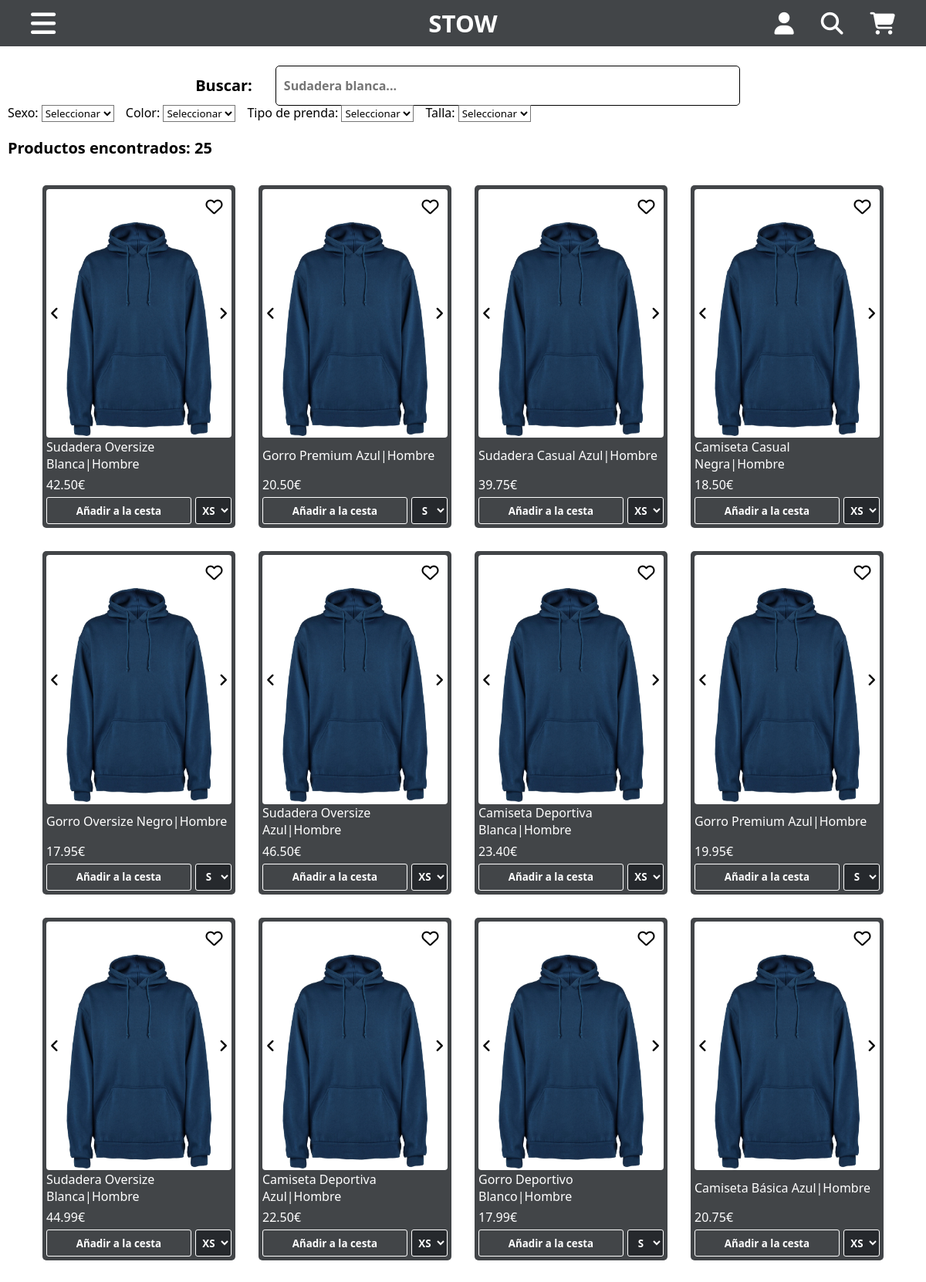
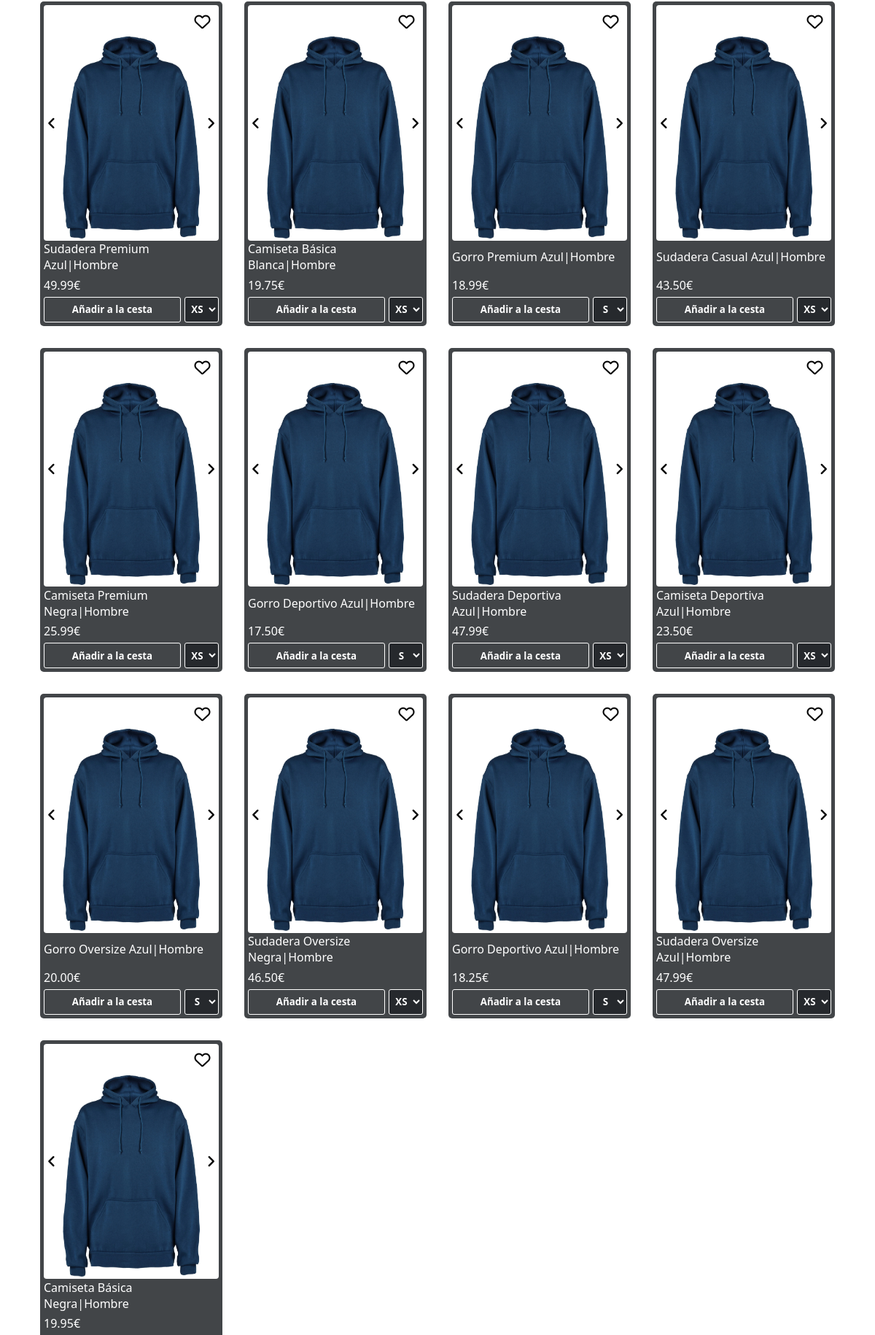
The page /productos?sexo=hombre (upper part) on the database its author committed (2 pictures, top to bottom).
### tables this page shows
CREATE TABLE Productos (
    ID VARCHAR(10) PRIMARY KEY,
    Nombre VARCHAR(255),
    Sexo VARCHAR(10),
    Color VARCHAR(25),
    ClaseProducto VARCHAR(20),
    Stock VARCHAR(255),
    Precio DECIMAL(10, 2),
    Imagenes TEXT
);

### productos.php (the view, shortened to what this page needs)
<?php
include_once("./partials/header.php");
if (!empty($_GET['tipo'])) {
    $statement = $conne->prepare("SELECT * FROM productos WHERE LOWER(Sexo) = LOWER(:sexo) AND LOWER(ClaseProducto) = LOWER(:tipo)");
    $statement->bindParam(":sexo", $_GET["sexo"]);
    $statement->bindParam(":tipo", $_GET["tipo"]);
    $statement->execute();
    $productos = $statement->fetchAll(PDO::FETCH_ASSOC);
} else if (!empty($_GET['sexo'])) {
    $statement = $conne->prepare("SELECT * FROM productos WHERE Sexo = :sexo");
    $statement->bindParam(":sexo", $_GET["sexo"]);
    $statement->execute();
    $productos = $statement->fetchAll(PDO::FETCH_ASSOC);
} else if (!empty($_GET['search'])) {
    $response = file_get_contents("http://localhost/search.php?search=" . urlencode($_GET['search']));
    $productos = json_decode($response, true);
} else {
    $statement = $conne->prepare("SELECT * FROM productos");
    $statement->execute();
    $productos = $statement->fetchAll(PDO::FETCH_ASSOC);
}
?>
<link rel="stylesheet" href="./css/productos.css">
<main>
    <div class="barra-busqueda">
        <p>Buscar: </p>
        <form action="./productos">
            <input type="text" name="search" placeholder="Sudadera blanca...">
        </form>
    </div>
    <div id="filtros">
        <form action="./productos">
            <div class="filtro">
                <label for="sexo">Sexo: </label>
                <select name="sexo" id="sexo">
                    <option>Seleccionar</option>
                </select>
            </div>
            <div class="filtro">
                <label for="color">Color: </label>
                <select name="color" id="color">
                    <option>Seleccionar</option>
                </select>
            </div>
            <div class="filtro">
                <label for="tipo">Tipo de prenda: </label>
                <select name="tipo" id="tipo">
                    <option>Seleccionar</option>
                </select>
            </div>
            <div class="filtro">
                <label for="talla">Talla: </label>
                <select name="talla" id="talla">
                    <option>Seleccionar</option>
                </select>
            </div>
        </form>
    </div>
    <p class="productos-encontrados">Productos encontrados: <?= count($productos) ?></p>
    <div class="productos">
        <?php
        foreach ($productos as $producto) { ?>
            <div class="producto" data-id="<?= $producto['ID'] ?>">
                <span class="fa-layers fa-fw">
                    <i class="fa-regular fa-heart"></i>
                </span>
                <div class="imagenes">
                    <i class="fa-solid fa-angle-right"></i>
                    <div class="carrousel">
                        <?php
                        $imagenes = explode(",", $producto['Imagenes']);
                        foreach ($imagenes as $imagen) { ?>
                            <img src="./img/<?= trim($imagen) ?>">
                        <?php }
                        ?>
                    </div>
                    <i class="fa-solid fa-angle-left"></i>
                </div>
                <div class="info-producto">
                    <p class="nombre"><?= $producto["Nombre"] . "|" . $producto["Sexo"] ?></p>
                    <p class="precio"><?= $producto["Precio"] ?>€</p>
                    <div class="comprar">
                        <button class="anadirCesta">Añadir a la cesta</button>
                        <select class="tallaProducto" name="talla">
                            <?php
                            $tallas = explode(",", $producto['Stock']);
                            foreach ($tallas as $talla) {
                                $partes = explode(":", $talla); ?>
                                <option data-stock="<?= $partes[1] ?>" class="notranslate" value="<?= $partes[0] ?>" <?= $partes[1] == 0 ? "disabled" : "" ?>><?= trim($partes[0]) ?></option>
                            <?php  }
                            ?>
                        </select>
                    </div>
                </div>
            </div>
        <?php }
        ?>
    </div>
</main>
<?php include_once
    ("./partials/footer.php");
?>

### rows shown on the page
productos: Nombre "Sudadera Oversize Blanca", Sexo "Hombre", Precio "42.50", talla "XS"
productos: Nombre "Gorro Premium Azul", Sexo "Hombre", Precio "20.50", talla "S"
productos: Nombre "Sudadera Casual Azul", Sexo "Hombre", Precio "39.75", talla "XS"
productos: Nombre "Camiseta Casual Negra", Sexo "Hombre", Precio "18.50", talla "XS"
productos: Nombre "Gorro Oversize Negro", Sexo "Hombre", Precio "17.95", talla "S"
productos: Nombre "Sudadera Oversize Azul", Sexo "Hombre", Precio "46.50", talla "XS"
productos: Nombre "Camiseta Deportiva Blanca", Sexo "Hombre", Precio "23.40", talla "XS"
productos: Nombre "Gorro Premium Azul", Sexo "Hombre", Precio "19.95", talla "S"
productos: Nombre "Sudadera Oversize Blanca", Sexo "Hombre", Precio "44.99", talla "XS"
productos: Nombre "Camiseta Deportiva Azul", Sexo "Hombre", Precio "22.50", talla "XS"
productos: Nombre "Gorro Deportivo Blanco", Sexo "Hombre", Precio "17.99", talla "S"
productos: Nombre "Camiseta Básica Azul", Sexo "Hombre", Precio "20.75", talla "XS"
productos: Nombre "Sudadera Premium Azul", Sexo "Hombre", Precio "49.99", talla "XS"
productos: Nombre "Camiseta Básica Blanca", Sexo "Hombre", Precio "19.75", talla "XS"
productos: Nombre "Gorro Premium Azul", Sexo "Hombre", Precio "18.99", talla "S"
productos: Nombre "Sudadera Casual Azul", Sexo "Hombre", Precio "43.50", talla "XS"
productos: Nombre "Camiseta Premium Negra", Sexo "Hombre", Precio "25.99", talla "XS"
productos: Nombre "Gorro Deportivo Azul", Sexo "Hombre", Precio "17.50", talla "S"
productos: Nombre "Sudadera Deportiva Azul", Sexo "Hombre", Precio "47.99", talla "XS"
productos: Nombre "Camiseta Deportiva Azul", Sexo "Hombre", Precio "23.50", talla "XS"
productos: Nombre "Gorro Oversize Azul", Sexo "Hombre", Precio "20.00", talla "S"
productos: Nombre "Sudadera Oversize Negra", Sexo "Hombre", Precio "46.50", talla "XS"
productos: Nombre "Gorro Deportivo Azul", Sexo "Hombre", Precio "18.25", talla "S"
productos: Nombre "Sudadera Oversize Azul", Sexo "Hombre", Precio "47.99", talla "XS"
productos: Nombre "Camiseta Básica Negra", Sexo "Hombre", Precio "19.95"

### other values the page prints
count($productos) "25"
